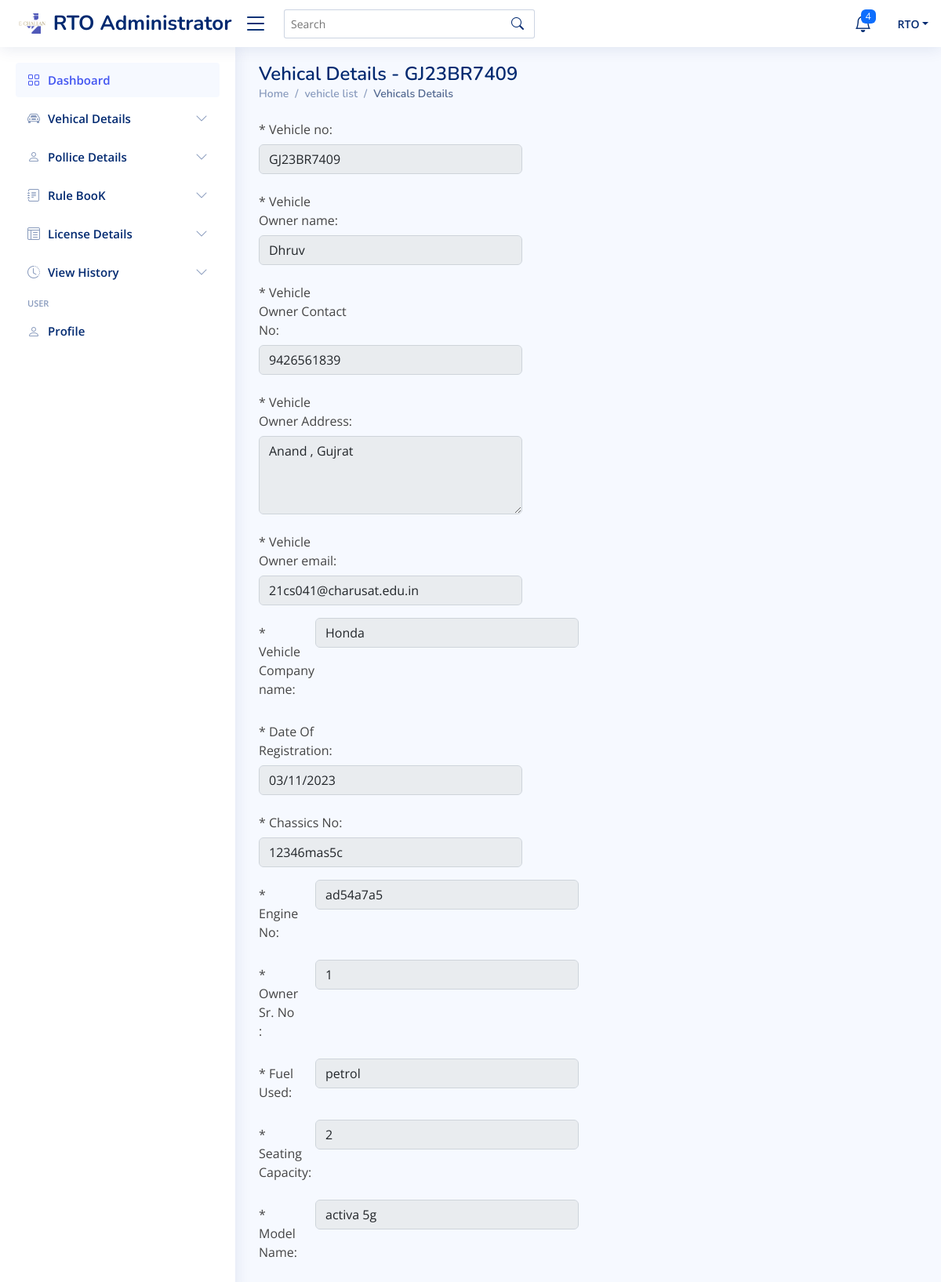
Page /rto-administrator/rtodashboard/view_vehicle_list/show_vid/2 (signed in) on the committed database.
### rto/models.py (models this page shows, shortened)
class Vehicle(models.Model):
    vehicle_id=models.AutoField(primary_key = True)
    vehicle_no=models.CharField(max_length=50,default=None)
    vehicle_own_name = models.CharField(max_length=50,default=None)
    vehicle_own_contact=models.IntegerField(default=None)
    vehicle_own_add=models.CharField(max_length=100,default=None)
    vehicle_own_email=models.CharField(max_length=50, default=None)
    vehicle_company_name=models.CharField(max_length=50,default=None)
    vehicle_date_reg=models.DateField(default=None)
    vehicle_chassics_no=models.CharField(max_length=30,default=None)
    vehicle_eng_no=models.CharField(max_length=30,default=None)
    vehicle_own_srno=models.IntegerField(default=None)
    vehicle_fuel_use=models.CharField(max_length=30,default=None)
    vehicle_Seat_cap=models.IntegerField(default=None)
    vehicle_model_name=models.CharField(max_length=50,default=None)
    vehicle_created_date=models.DateField(auto_now_add=True)
    vehicle_last_login=models.CharField(max_length=30,default=None)

### rto/views.py (the view)
# urls.py: path('rtodashboard/view_vehicle_list/show_vid/<int:vid>', views.show_vid,name="uv"),
def show_vid(request, vid):
    if authcheck(request):
        vehicle = Vehicle.objects.get(vehicle_id=vid)
        context = {
            'user': user(request),
            'member':vehicle,
            'access':False
            }
        return render(request, 'update_vehicle.html', context)
    else:
        return log_rto()

### rto/views.py (called while the page is built)
def authcheck(request):
    if request.session.get('login') == False or request.session.get('username') == None:
        return False
    else:
        return True

def user(request):
    user_info = {
        'username': request.session.get('username')
    }
    return user_info

### rto/templates/update_vehicle.html (shortened to what this page needs)
{% extends 'base.html' %}
{% block body1 %}
<main id="main" class="main">
    {% if access == False %}
    <div class="pagetitle">
      <h1>Vehical Details - {{member.vehicle_no}}</h1>
      <nav>
        <ol class="breadcrumb">
            <li class="breadcrumb-item"><a href="../">Home</a></li>
            <li class="breadcrumb-item">vehicle list</li>
            <li class="breadcrumb-item active">Vehicals Details</li>
        </ol>
      </nav>
    </div>
    {% endif %}
    <section class="section">
      <div class="row">
        <div class="col-lg-6">
              <form method="post" action="update_vid_record/{{member.vehicle_id}}">
                <div class="row mb-3">
                  <label for="inputText" class="col-sm-4 col-form-label">* Vehicle no:</label>
                  <div class="col-sm-10">
                    <input type="text" class="form-control" name="v_no" value={{member.vehicle_no}} {% if access == False %}disabled{% endif %} required>
                  </div>
                </div>
                <div class="row mb-3">
                  <label for="inputText" class="col-sm-4 col-form-label">* Vehicle Owner name:</label>
                  <div class="col-sm-10">
                    <input type="text" class="form-control" name="v_own_name" value={{member.vehicle_own_name}} {% if access == False %}disabled{% endif %} required>
                  </div>
                </div>
                <div class="row mb-3">
                  <label for="inputText" class="col-sm-4 col-form-label">* Vehicle Owner Contact No:</label>
                  <div class="col-sm-10">
                    <input type="text" class="form-control" name="v_own_conno" value={{member.vehicle_own_contact}} {% if access == False %}disabled{% endif %} required>
                  </div>
                </div>
                <div class="row mb-3">
                  <label for="inputPassword" class="col-sm-4 col-form-label">* Vehicle Owner Address:</label>
                  <div class="col-sm-10">
                    <textarea class="form-control" style="height: 100px" name="v_own_address" id="v_own_address" {% if access == False %}disabled{% endif %} required>{{member.vehicle_own_add}}</textarea>
                  </div>
                </div>
                <div class="row mb-3">
                  <label for="inputNumber" class="col-sm-4 col-form-label">* Vehicle Owner email:</label>
                  <div class="col-sm-10">
                    <input type="email" class="form-control" name="v_own_email" value={{member.vehicle_own_email}} {% if access == False %}disabled{% endif %} required>
                  </div>
                </div>
                 <div class="row mb-3">
                  <label for="inputNumber" class="col-sm-2 col-form-label">* Vehicle Company name:</label>
                  <div class="col-sm-10">
                    <input class="form-control" type="text" name="v_com_name" value={{member.vehicle_company_name}} {% if access == False %}disabled{% endif %} required>
                  </div>
                </div>
                <div class="row mb-3">
                  <label for="inputDate" class="col-sm-4 col-form-label">* Date Of Registration:</label>
                  <div class="col-sm-10">
                    <input type="date" class="form-control" name="v_date_reg" value="{{member.vehicle_date_reg|date:'Y-m-d' }}" {% if access == False %}disabled{% endif %} required>
                  </div>
                </div>
                <div class="row mb-3">
                  <label for="inputDate" class="col-sm-4 col-form-label">* Chassics No:</label>
                  <div class="col-sm-10">
                    <input type="text" class="form-control" name="v_chass_no" value="{{member.vehicle_chassics_no}}" {% if access == False %}disabled{% endif %} required >
                  </div>
                </div>
                <div class="row mb-3">
                  <label for="inputPassword" class="col-sm-2 col-form-label">* Engine No:</label>
                  <div class="col-sm-10">
                    <input type="text" class="form-control" name="v_eng_no" value="{{member.vehicle_eng_no}}" {% if access == False %}disabled{% endif %} required>
                  </div>
                </div>
                <div class="row mb-3">
                    <label for="inputPassword" class="col-sm-2 col-form-label">* Owner Sr. No :</label>
                    <div class="col-sm-10">
                      <input type="number" class="form-control" name="v_own_srno" value="{{member.vehicle_own_srno}}" {% if access == False %}disabled{% endif %} required
                      >
                    </div>
                </div>
                <div class="row mb-3">
                    <label for="inputPassword" class="col-sm-2 col-form-label">* Fuel Used:</label>
                    <div class="col-sm-10">
                      <input type="text" class="form-control" name="v_fuel" value="{{member.vehicle_fuel_use}}" {% if access == False %}disabled{% endif %} required
                      >
                    </div>
                </div>
                <div class="row mb-3">
                    <label for="inputPassword" class="col-sm-2 col-form-label">* Seating Capacity:</label>
                    <div class="col-sm-10">
                      <input type="number" class="form-control" name="v_seat" value="{{member.vehicle_Seat_cap}}" {% if access == False %}disabled{% endif %} required>
                    </div>
                </div>
                <div class="row mb-3">
                    <label for="inputPassword" class="col-sm-2 col-form-label">* Model Name:</label>
                    <div class="col-sm-10">
                      <input type="text" class="form-control" name="v_model_name" value="{{member.vehicle_model_name}}" {% if access == False %}disabled{% endif %} required>
                    </div>
                </div>
              </form>
            </div>
          </div>
        </div>
{% endblock body1 %}

### rto/static/assets/css/style.css (style rules this page uses)
:root { scroll-behavior: smooth; }
body { font-family: "Open Sans", sans-serif; background: #f6f9ff; color: #444444; }
a { color: #4154f1; text-decoration: none; }
h1, h2, h3, h4, h5, h6 { font-family: "Nunito", sans-serif; }
#main { margin-top: 60px; padding: 20px 30px; transition: all 0.3s; }
.pagetitle { margin-bottom: 10px; }
.pagetitle h1 { font-size: 24px; margin-bottom: 0; font-weight: 600; color: #012970; }
.breadcrumb { font-size: 14px; font-family: "Nunito", sans-serif; color: #899bbd; font-weight: 600; }
.breadcrumb a { color: #899bbd; transition: 0.3s; }
.breadcrumb .breadcrumb-item::before { color: #899bbd; }
.breadcrumb .active { color: #51678f; font-weight: 600; }
@media (min-width: 1200px) { #main, #footer { margin-left: 300px; } }

### rows in the picture
Vehicle: vehicle_no "GJ23BR7409", v_no "GJ23BR7409", v_own_conno "9426561839", v_own_address "Anand , Gujrat", v_own_email "21cs041@charusat.edu.in", v_com_name "Honda", v_date_reg "03/11/2023", v_chass_no "12346mas5c", v_eng_no "ad54a7a5", v_own_srno "1", v_fuel "petrol", v_seat "2", v_model_name "activa 5g"

### other values in the picture
{{ user.username }} "RTO"
